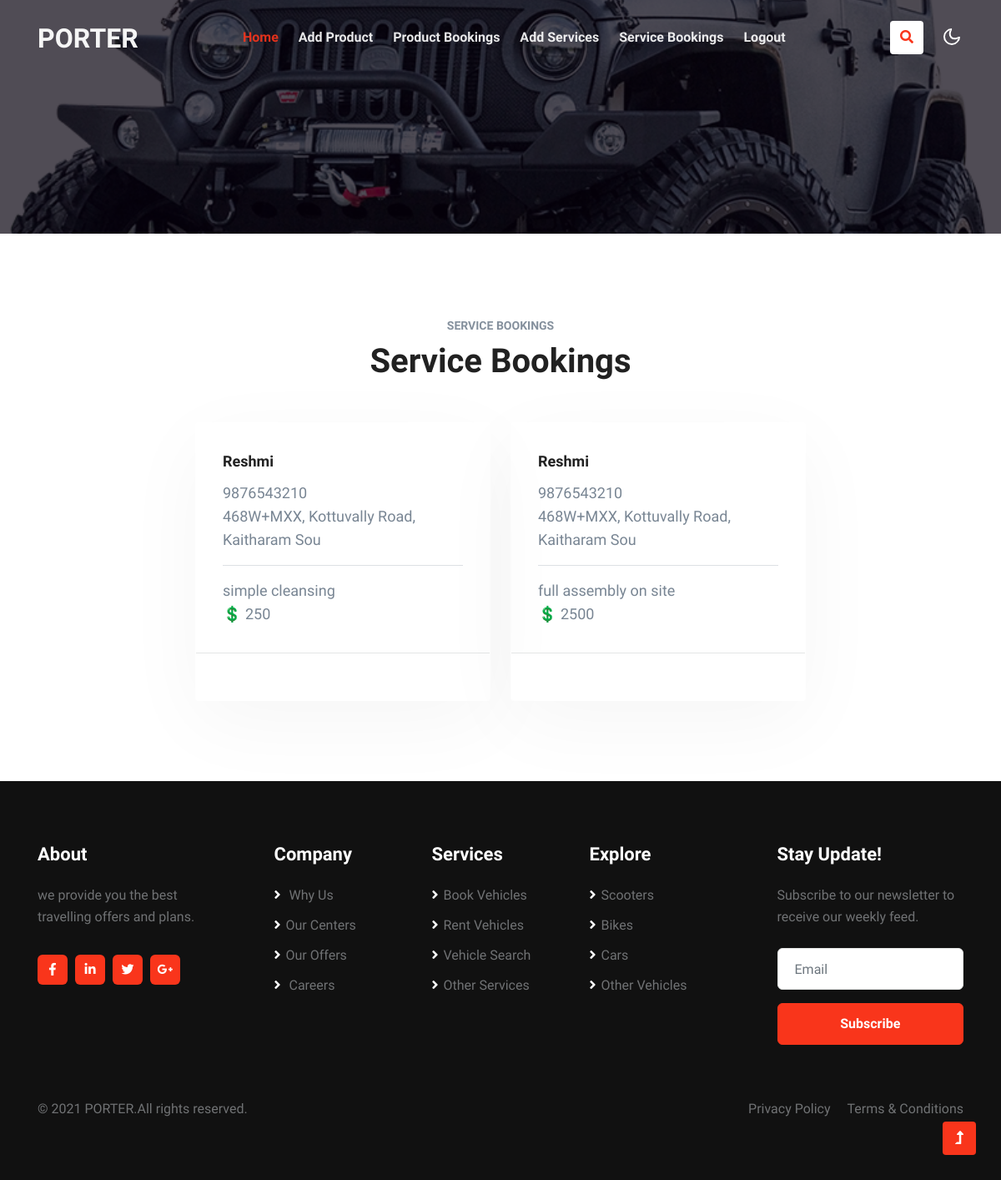
The page /CENTER/cerviceBookings.php (signed in) on the database its author committed.
### tables this page shows
CREATE TABLE IF NOT EXISTS `tb_service_booking` (
  `book_id` int(200) NOT NULL AUTO_INCREMENT,
  `centerid` varchar(200) DEFAULT NULL,
  `serviceid` varchar(100) DEFAULT NULL,
  `customer_id` varchar(100) DEFAULT NULL,
  `fee` varchar(100) DEFAULT NULL,
  `date` varchar(100) DEFAULT NULL,
  `status` varchar(200) DEFAULT NULL,
  PRIMARY KEY (`book_id`)
);

CREATE TABLE IF NOT EXISTS `user` (
  `uid` int(11) NOT NULL AUTO_INCREMENT,
  `uname` varchar(40) NOT NULL,
  `uemail` varchar(40) NOT NULL,
  `uaddress` varchar(40) NOT NULL,
  `uphoneno` varchar(40) NOT NULL,
  PRIMARY KEY (`uid`)
);

CREATE TABLE IF NOT EXISTS `tb_service` (
  `servicebookid` int(122) NOT NULL AUTO_INCREMENT,
  `center_id` varchar(100) DEFAULT NULL,
  `servicename` varchar(100) DEFAULT NULL,
  `description` varchar(200) DEFAULT NULL,
  `fee` varchar(100) DEFAULT NULL,
  PRIMARY KEY (`servicebookid`)
);

### CENTER/cerviceBookings.php (the view, shortened to what this page needs)
<?php
include '../CONNECTION/DbConnection.php';
include 'centerHead.php';
$uid = $_SESSION['uid'];
?>
<section class="w3l-blog">
    <div class="blog py-5" id="Newsblog">
        <div class="container py-lg-5 py-md-4 py-2">
            <div class="title-content text-center mb-lg-3 mb-4">
                <h6 class="title-subw3hny mb-1">Service Bookings</h6>
                <h3 class="title-w3l mb-5">Service Bookings <br></h3>
            </div>
            <div class="row justify-content-center">
                <?php
                $res = mysqli_query($conn, "SELECT * FROM `tb_service_booking` SB, `user` UR , `tb_service` S WHERE SB.`serviceid`=S.`servicebookid` AND SB.`centerid`='$uid' AND UR.`uid`=SB.`customer_id`");
                while ($rs = mysqli_fetch_array($res)) {
                ?>
                    <div class="col-lg-4 col-md-6 item">
                        <div class="card">
                            <div class="card-body blog-details">
                                <a href="#blog" class="blog-desc"><?php echo $rs['uname'] ?></a>
                                <p> <?php echo $rs['uphoneno'] ?></p>
                                <p> <?php echo $rs['uaddress'] ?></p>
                                <hr>
                                <p> <?php echo $rs['description'] ?></p>
                                <p>💲 <?php echo $rs['fee'] ?></p>
                            </div>
                            <div class="card-footer">
                                <div class="author align-items-center">
                                    <a href="#author" class="post-author">
                                    </a>
                                    <ul class="blog-meta">
                                    </ul>
                                </div>
                            </div>
                        </div>
                    </div>
                <?php
                }
                ?>
            </div>
        </div>
    </div>
</section>
<?php
include '../COMMON/commonfooter.php';
?>

### rows shown on the page
tb_service_booking: user.uname "Reshmi", user.uphoneno "9876543210", user.uaddress "468W+MXX, Kottuvally Road, Kaitharam Sou", serviceid.description "simple cleansing", serviceid.fee "250"
tb_service_booking: user.uname "Reshmi", user.uphoneno "9876543210", user.uaddress "468W+MXX, Kottuvally Road, Kaitharam Sou", serviceid.description "full assembly on site", serviceid.fee "2500"
